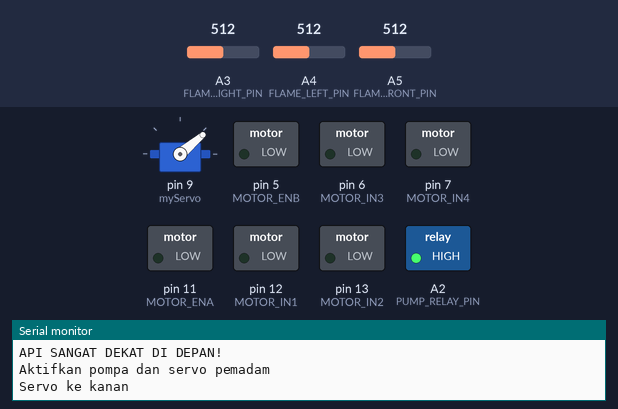
Simulated run of this sketch. Board: Arduino Uno, built with avr-gcc and run on an emulated ATmega328P. Parts: servo, switched loads named in the sketch (green lamp = pin HIGH), the last lines printed to the serial monitor. Dashed ring = blinking. Inputs (shaded band) come from the test bench; at power-on: A5 (FLAME_FRONT_PIN) = 512, A3 (FLAME_RIGHT_PIN) = 512, A4 (FLAME_LEFT_PIN) = 512.

Above: at 1.7 s.
1.8 s: A5 (FLAME_FRONT_PIN) set to 734
7.4 s: A5 (FLAME_FRONT_PIN) set to 759
At 7.95 s:
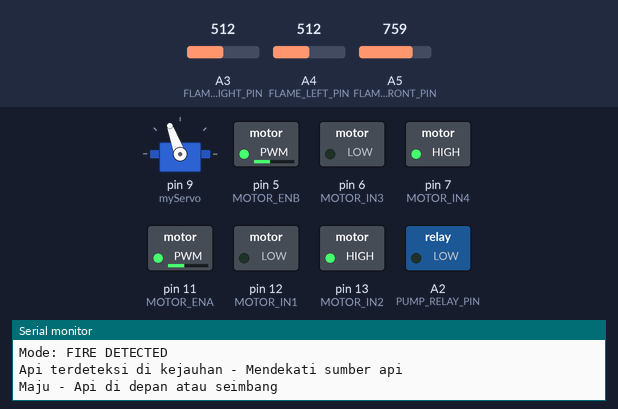
11.0 s: A3 (FLAME_RIGHT_PIN) set to 557
At 11.5 s:
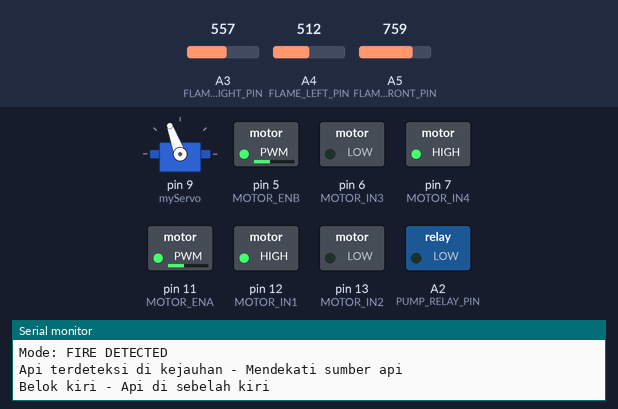
14.6 s: A4 (FLAME_LEFT_PIN) set to 535
At 14.74 s:
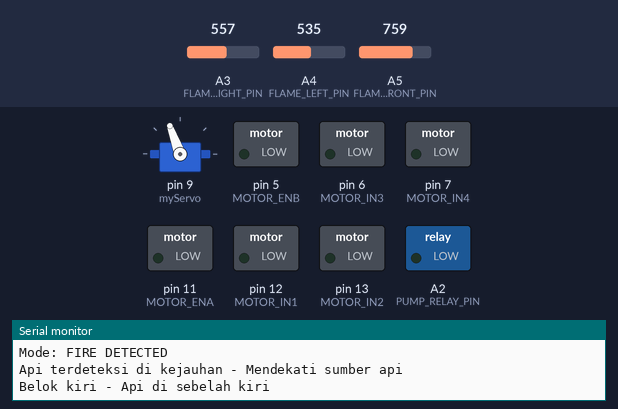
20.2 s: A4 (FLAME_LEFT_PIN) set to 716
At 20.95 s:
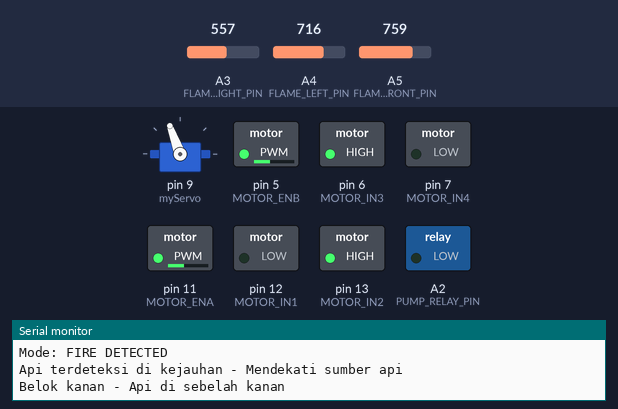
24.0 s: A5 (FLAME_FRONT_PIN) set to 716
At 27.3 s:
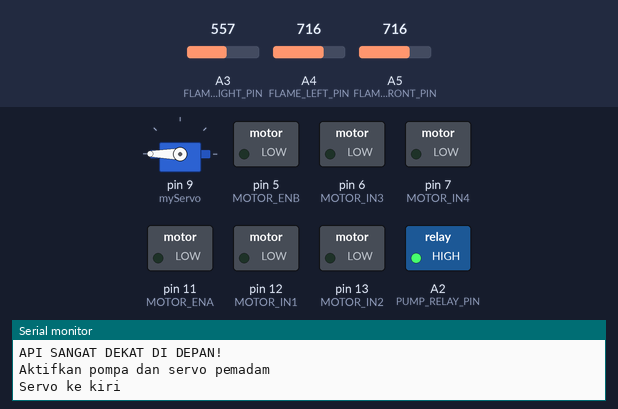
Timing chart, 0 to 30.6 s (numbered marks = the images above; inputs shaded):
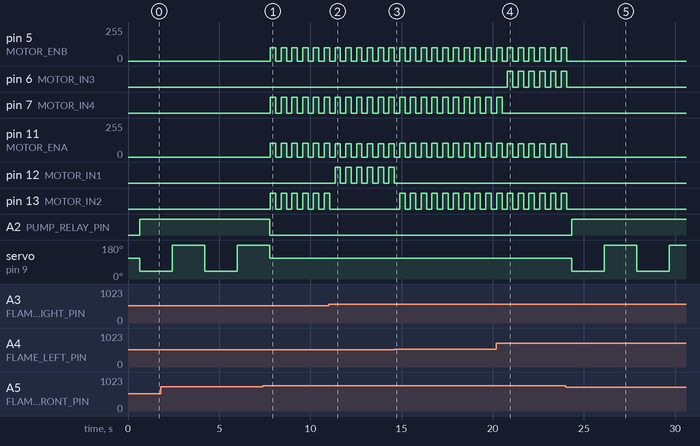

Measured:
- the behaviour switches between 743 and 744 on A5 (FLAME_FRONT_PIN) (found by bisection; images 0 and 1)
- the behaviour switches between 542 and 543 on A3 (FLAME_RIGHT_PIN) (found by bisection; images 1 and 2)
- the behaviour switches between 526 and 527 on A4 (FLAME_LEFT_PIN) (found by bisection; images 2 and 3)
- after the input at 7.4 s, pin 5 (MOTOR_ENB): alternates 100/255 for 0.30 s and 0/255 for 0.29 s, starting after 0.41 s; pin 7 (MOTOR_IN4): alternates HIGH for 0.30 s and LOW for 0.29 s, starting after 0.41 s
- after the input at 11.0 s, pin 12 (MOTOR_IN1): alternates HIGH for 0.30 s and LOW for 0.29 s, starting after 0.35 s; pin 13 (MOTOR_IN2): goes on until 11.1 s, then stays LOW
- after the input at 14.6 s, pin 12 (MOTOR_IN1): goes on until 14.6 s, then stays LOW; pin 13 (MOTOR_IN2): alternates HIGH for 0.30 s and LOW for 0.29 s, starting after 0.29 s
- after the input at 20.2 s, pin 6 (MOTOR_IN3): alternates HIGH for 0.30 s and LOW for 0.29 s, starting after 0.60 s; pin 7 (MOTOR_IN4): goes on until 20.5 s, then stays LOW
- after the input at 24.0 s, pin 5 (MOTOR_ENB), pin 11 (MOTOR_ENA): goes on until 24.1 s, then stays 0/255; pin 6 (MOTOR_IN3), pin 13 (MOTOR_IN2): goes on until 24.1 s, then stays LOW; A2 (PUMP_RELAY_PIN): LOW → HIGH after 0.33 s; servo on pin 9 (myServo): alternates 180° for 1.8 s and 40° for 1.8 s, starting after 0.33 s

The sketch:

FINAL.ino
```cpp
#include <Servo.h>
#include <NewPing.h>

#define TRIG_PIN 4
#define ECHO_PIN 8
#define MAX_DISTANCE 200
#define WALL_THRESHOLD 30
#define STOP_DISTANCE 27

#define SPEED 100
#define MOTOR_ENA 11  // Motor kanan (PWM)
#define MOTOR_IN1 12  // Motor kanan
#define MOTOR_IN2 13
#define MOTOR_ENB 5   // Motor kiri (PWM)
#define MOTOR_IN3 6   // Motor kiri
#define MOTOR_IN4 7

#define FLAME_LEFT_PIN   A4
#define FLAME_FRONT_PIN  A5
#define FLAME_RIGHT_PIN  A3

#define PUMP_RELAY_PIN   A2 // Gunakan NO relay, aktif saat HIGH (active-HIGH relay)

#define API_TERPANTAU      1014  // Tidak ada api jika semua > ini
#define API_MENDEKATI       950  // Ada api di kejauhan jika < 950
#define API_DEPAN_DEKAT     744  // Api sangat dekat jika < 744
#define SENSOR_TOLERANCE    30   // Toleransi perbedaan sensor kiri-kanan untuk lurus

const int SERVO_KANAN = 40; //Derajat servo
const int SERVO_KIRI  = 180;
const int SERVO_DEPAN = 110;

Servo myServo;
NewPing sonar(TRIG_PIN, ECHO_PIN, MAX_DISTANCE);

bool keKanan = true;
bool scanning = false;
bool alreadyBacked = false;
bool fireDetected = false;
bool fireFighting = false;
int servoPos = 110;
int originalServoPos = 110;

enum Mode {
  WALL_FOLLOWING,
  FIRE_DETECTED,
  FIRE_FIGHTING
};

Mode currentMode = WALL_FOLLOWING;

void setup() {
  Serial.begin(9600);
  Serial.println("=== ROBOT PEMADAM API WALL FOLLOWER ===");
  Serial.println("Inisialisasi sistem...");

  pinMode(MOTOR_IN1, OUTPUT);
  pinMode(MOTOR_IN2, OUTPUT);
  pinMode(MOTOR_IN3, OUTPUT);
  pinMode(MOTOR_IN4, OUTPUT);
  pinMode(MOTOR_ENA, OUTPUT);
  pinMode(MOTOR_ENB, OUTPUT);

  pinMode(FLAME_LEFT_PIN, INPUT);
  pinMode(FLAME_FRONT_PIN, INPUT);
  pinMode(FLAME_RIGHT_PIN, INPUT);
  pinMode(PUMP_RELAY_PIN, OUTPUT);

  myServo.attach(9);
  myServo.write(originalServoPos);
  delay(500);

  stopMotors();
  digitalWrite(PUMP_RELAY_PIN, LOW); // Pompa mati

  Serial.println("Sistem siap! Mulai navigasi wall follower...");
  Serial.println("=====================================");
}

void loop() {
  int flameLeft  = analogRead(FLAME_LEFT_PIN);
  int flameFront = analogRead(FLAME_FRONT_PIN);
  int flameRight = analogRead(FLAME_RIGHT_PIN);

  Serial.print("Flame - Left: ");
  Serial.print(flameLeft);
  Serial.print(" | Front: ");
  Serial.print(flameFront);
  Serial.print(" | Right: ");
  Serial.println(flameRight);

  if (flameLeft < API_TERPANTAU || flameFront < API_TERPANTAU || flameRight < API_TERPANTAU) {
    currentMode = FIRE_DETECTED;
    fireDetected = true;
  } else {
    currentMode = WALL_FOLLOWING;
    fireDetected = false;
  }

  switch (currentMode) {
    case WALL_FOLLOWING:
      wallFollowerMode();
      break;

    case FIRE_DETECTED:
      fireDetectionMode(flameLeft, flameFront, flameRight);
      break;
  }

  delay(200);
}

void wallFollowerMode() {
  if (fireDetected) return; // Jika ada api, keluar dari mode ini

  Serial.println("Mode: WALL FOLLOWING");

  if (!scanning) {
    delay(300);

    int frontDistance = sonar.ping_cm();
    Serial.print("Jarak Depan: ");
    Serial.println(frontDistance);

    if (frontDistance > 0 && frontDistance < STOP_DISTANCE && !alreadyBacked) {
      Serial.println("Terlalu dekat dinding - Mundur");
      mundur();
      delay(400);
      stopMotors();
      alreadyBacked = true;
      scanning = true;
    } else if (frontDistance > WALL_THRESHOLD || frontDistance == 0) {
      Serial.println("Jalan bebas - Maju");
      maju();
      alreadyBacked = false;
    } else {
      Serial.println("Dinding terdeteksi - Mulai scan");
      stopMotors();
      scanning = true;
    }
  }

  if (scanning) {
    performUltrasonicScan();
  }
}

void performUltrasonicScan() {
  Serial.println("Melakukan scan ultrasonik...");

  int distances[3]; // Kiri, Tengah, Kanan
  int angles[3] = {45, 110, 180};

  for (int i = 0; i < 3; i++) {
    myServo.write(angles[i]);
    delay(400);
    distances[i] = sonar.ping_cm();
    if (distances[i] == 0) distances[i] = MAX_DISTANCE;

    Serial.print("Scan ");
    Serial.print(angles[i]);
    Serial.print("°: ");
    Serial.println(distances[i]);
  }

  myServo.write(originalServoPos);
  delay(200);

  int maxIndex = 0;
  for (int i = 1; i < 3; i++) {
    if (distances[i] > distances[maxIndex]) {
      maxIndex = i;
    }
  }

  if (maxIndex == 0) {
    Serial.println("Belok kiri - Jalan terbuka");
    belokKiri();
  } else if (maxIndex == 2) {
    Serial.println("Belok kanan - Jalan terbuka");
    belokKanan();
  } else {
    Serial.println("Lanjut maju - Jalan tengah terbuka");
    maju();
  }

  delay(900);
  stopMotors();
  scanning = false;
  alreadyBacked = false;
}

void fireDetectionMode(int flameLeft, int flameFront, int flameRight) {
  Serial.println("Mode: FIRE DETECTED");

  stopMotors();

  if (flameFront < API_DEPAN_DEKAT) {
    Serial.println("API SANGAT DEKAT DI DEPAN!");
    Serial.println("Aktifkan pompa dan servo pemadam");

    digitalWrite(PUMP_RELAY_PIN, HIGH);

    if (keKanan) {
      myServo.write(SERVO_KANAN);
      Serial.println("Servo ke kanan");
    } else {
      myServo.write(SERVO_KIRI);
      Serial.println("Servo ke kiri");
    }
    keKanan = !keKanan;
    delay(500);

    delay(1000); // Waktu penyemprotan

  }

  else if (flameRight < API_MENDEKATI || flameLeft < API_MENDEKATI) {
    Serial.println("Api terdeteksi di kejauhan - Mendekati sumber api");

    digitalWrite(PUMP_RELAY_PIN, LOW);

    myServo.write(SERVO_DEPAN);

    int diff = abs(flameLeft - flameRight);

    if (flameLeft < API_MENDEKATI && flameLeft < flameRight && diff > SENSOR_TOLERANCE) {
      Serial.println("Belok kiri - Api di sebelah kiri");
      belokKiri();
      delay(300);
    } else if (flameRight < API_MENDEKATI && flameRight < flameLeft && diff > SENSOR_TOLERANCE) {
      Serial.println("Belok kanan - Api di sebelah kanan");
      belokKanan();
      delay(300);
    } else {
      Serial.println("Maju - Api di depan atau seimbang");
      maju();
      delay(300);
    }

    stopMotors();
  }

  else {
    Serial.println("Api sudah padam - Kembali ke mode wall following");

    digitalWrite(PUMP_RELAY_PIN, LOW);
    myServo.write(SERVO_DEPAN);

    fireDetected = false;
    fireFighting = false;
    currentMode = WALL_FOLLOWING;

    delay(1000); // Tunggu sebentar sebelum lanjut navigasi
  }
}

void maju() {
  digitalWrite(MOTOR_IN1, LOW);
  digitalWrite(MOTOR_IN2, HIGH);
  digitalWrite(MOTOR_IN3, LOW);
  digitalWrite(MOTOR_IN4, HIGH);
  analogWrite(MOTOR_ENA, SPEED + 3); // Koreksi motor kanan
  analogWrite(MOTOR_ENB, SPEED);
}

void mundur() {
  digitalWrite(MOTOR_IN1, HIGH);
  digitalWrite(MOTOR_IN2, LOW);
  digitalWrite(MOTOR_IN3, HIGH);
  digitalWrite(MOTOR_IN4, LOW);
  analogWrite(MOTOR_ENA, SPEED);
  analogWrite(MOTOR_ENB, SPEED);
}

void belokKiri() {
  digitalWrite(MOTOR_IN1, HIGH);
  digitalWrite(MOTOR_IN2, LOW);
  digitalWrite(MOTOR_IN3, LOW);
  digitalWrite(MOTOR_IN4, HIGH);
  analogWrite(MOTOR_ENA, SPEED);
  analogWrite(MOTOR_ENB, SPEED);
}

void belokKanan() {
  digitalWrite(MOTOR_IN1, LOW);
  digitalWrite(MOTOR_IN2, HIGH);
  digitalWrite(MOTOR_IN3, HIGH);
  digitalWrite(MOTOR_IN4, LOW);
  analogWrite(MOTOR_ENA, SPEED);
  analogWrite(MOTOR_ENB, SPEED);
}

void stopMotors() {
  digitalWrite(MOTOR_IN1, LOW);
  digitalWrite(MOTOR_IN2, LOW);
  digitalWrite(MOTOR_IN3, LOW);
  digitalWrite(MOTOR_IN4, LOW);
  analogWrite(MOTOR_ENA, 0);
  analogWrite(MOTOR_ENB, 0);
}
```
